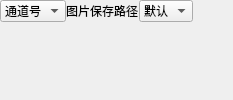
              <widget class="QWidget" name="page_vision_capture">
               <layout class="QVBoxLayout" name="verticalLayout_page_vision_capture">
                <property name="spacing">
                 <number>0</number>
                </property>
                <property name="leftMargin">
                 <number>0</number>
                </property>
                <property name="topMargin">
                 <number>0</number>
                </property>
                <property name="rightMargin">
                 <number>0</number>
                </property>
                <property name="bottomMargin">
                 <number>0</number>
                </property>
                <item>
                 <layout class="QHBoxLayout" name="horizontalLayout_12">
                  <item>
                   <widget class="QComboBox" name="comboBox_vision_capture_lChannel">
                    <item>
                     <property name="text">
                      <string>通道号</string>
                     </property>
                    </item>
                   </widget>
                  </item>
                  <item>
                   <widget class="QLabel" name="label_12">
                    <property name="text">
                     <string>图片保存路径</string>
                    </property>
                   </widget>
                  </item>
                  <item>
                   <widget class="QComboBox" name="comboBox_vision_capture_sPicFileName">
                    <item>
                     <property name="text">
                      <string>默认</string>
                     </property>
                    </item>
                   </widget>
                  </item>
                  <item>
                   <spacer name="horizontalSpacer_12">
                    <property name="orientation">
                     <enum>Qt::Horizontal</enum>
                    </property>
                    <property name="sizeHint" stdset="0">
                     <size>
                      <width>40</width>
                      <height>20</height>
                     </size>
                    </property>
                   </spacer>
                  </item>
                 </layout>
                </item>
                <item>
                 <spacer name="verticalSpacer_5">
                  <property name="orientation">
                   <enum>Qt::Vertical</enum>
                  </property>
                  <property name="sizeHint" stdset="0">
                   <size>
                    <width>20</width>
                    <height>68</height>
                   </size>
                  </property>
                 </spacer>
                </item>
               </layout>
              </widget>
